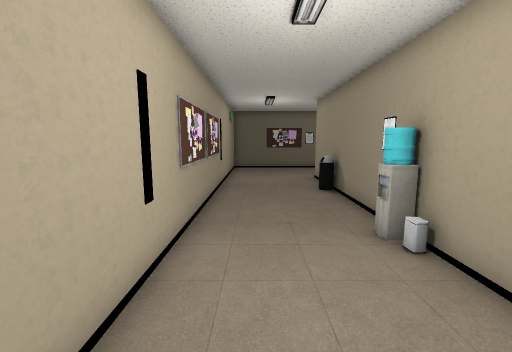
[1] (above)

16 first-person views from a walk through a scene from a Unity 3-D project. The camera is 1.3 m above the floor, tilts 8° down and sees 90° across. The floor is counted in squares, 0.56 m on a side. Each view is taken from the middle of a square. On the plan, view 1 faces up. The plan holds only what a view shows up to about 17 squares ahead; the rest is blank. The player character is not drawn. Some animated figures are left out.

[2]
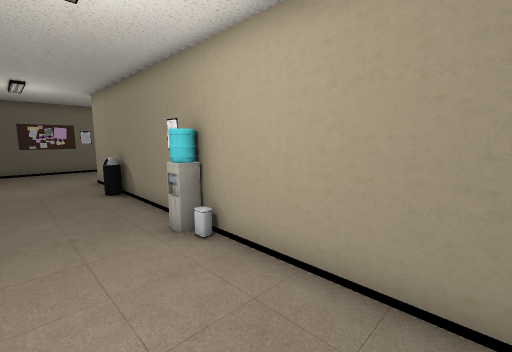

[3]
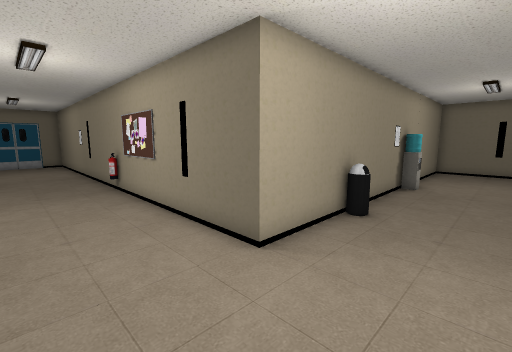

[4]
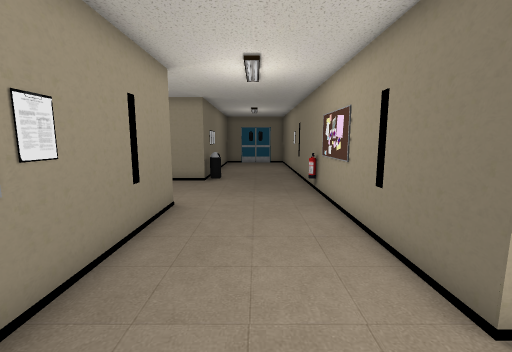

[5]
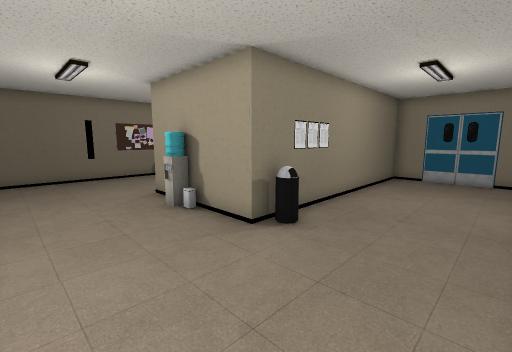

[6]
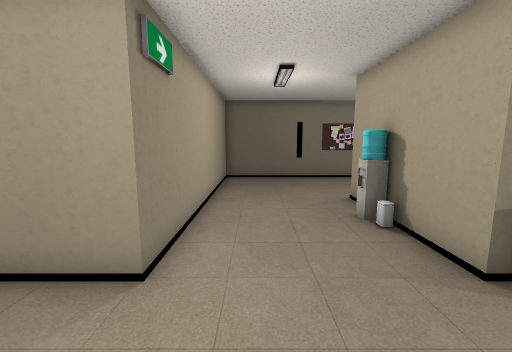

[7]
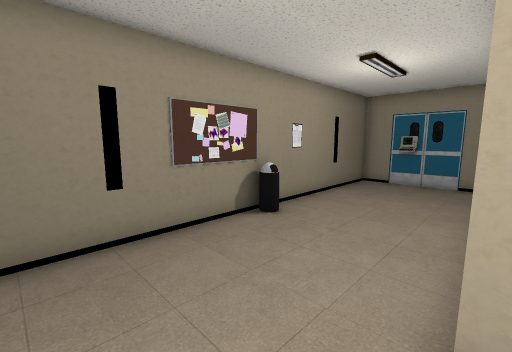

[8]
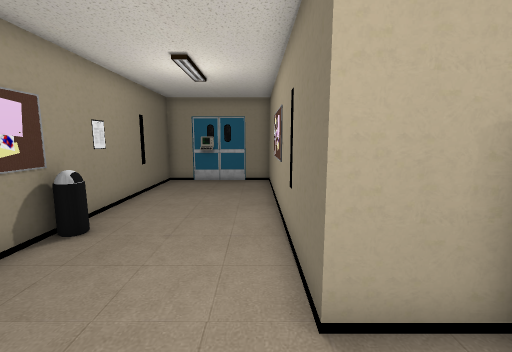

[9]
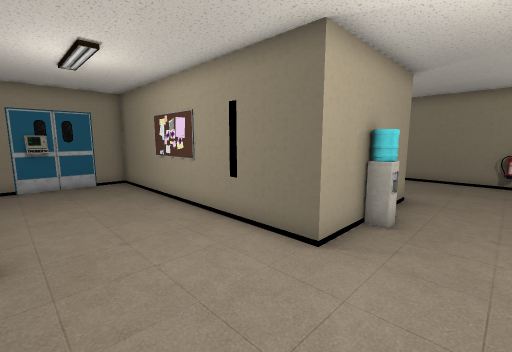

[10]
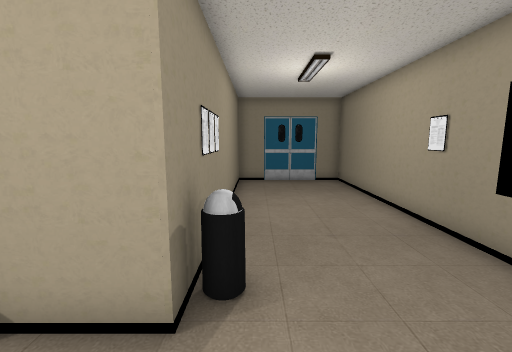

[11]
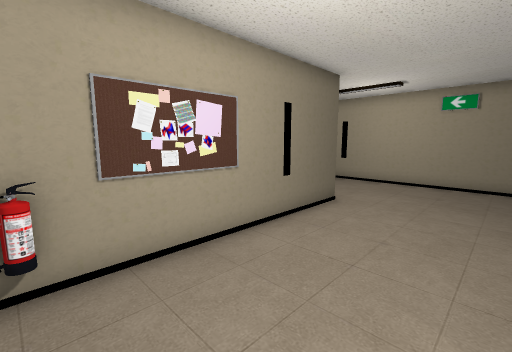

[12]
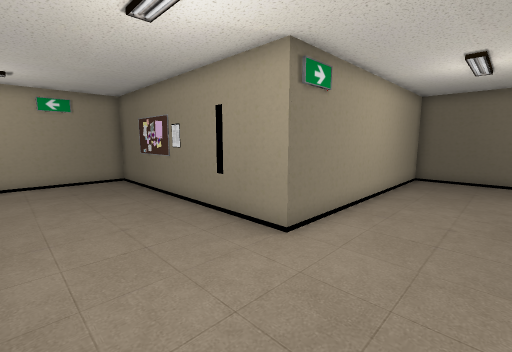

[13]
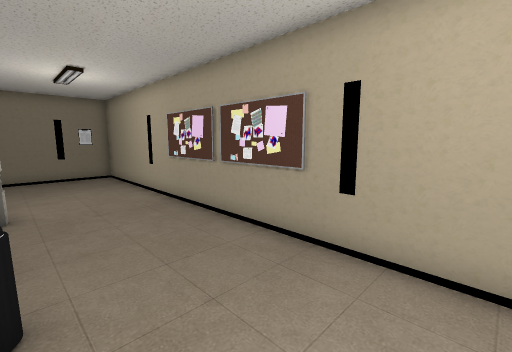

[14]
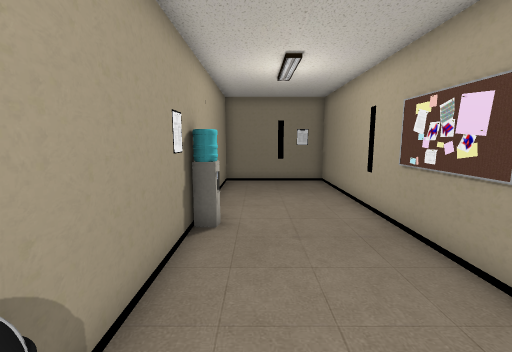

[15]
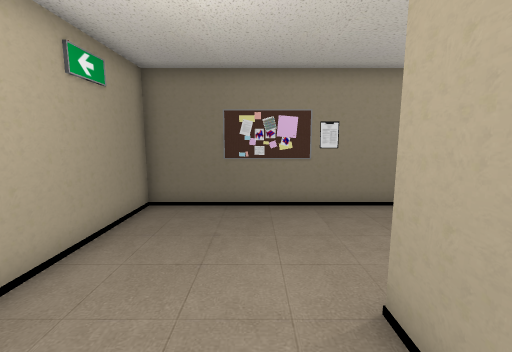

[16]
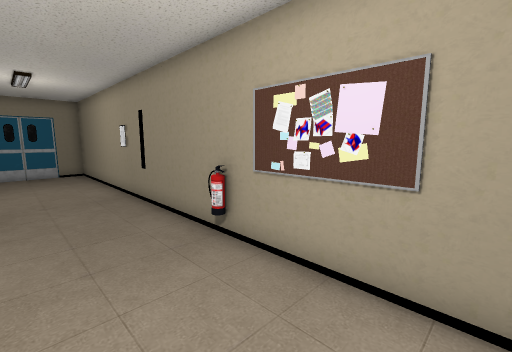

### Floor plan
Points are (right, up) in squares from view 1. A wall is a line through its corners. A room is listed if a view was taken in it or the views show most of it. See-through windows are left out.
Room 1 (views 1, 2, 3, 4, 5, 6, 7, 8, 9, 10, 11, 12, 13, 14, 15, 16)
walls: (16.5, 22) (15.8, 22) (15.8, 28.2) (28, 28.2) (28, 34.1) (10.1, 34.1) (10.1, 22) (-1.9, 22) (-1.9, -1.8) (3.7, -1.8) (3.7, 16.2) (28, 16.2) (28, 22) (20.4, 22)
objects: other object (3, 6); bin (3, 12); fire extinguisher (13, 16); other object (15, 25) to (15, 26); bin (17, 21) to (17, 22); other object (18, 22); other object (19, 22); bin (19, 33) to (19, 34); other object (20, 22)

Positions as (right, up) in squares from view 1, and headings:
1: (0, 0), facing up
2: (0, 0), facing up-right
3: (0, 20), facing down-right
4: (1, 19), facing right
5: (11, 17), facing up-right
6: (12, 18), facing up
7: (13, 28), facing up-right
8: (13, 29), facing right
9: (13, 33), facing down-right
10: (13, 21), facing right
11: (13, 21), facing down-left
12: (14, 17), facing up-left
13: (3, 16), facing down-left
14: (2, 13), facing down
15: (2, 13), facing up
16: (8, 20), facing down-right
